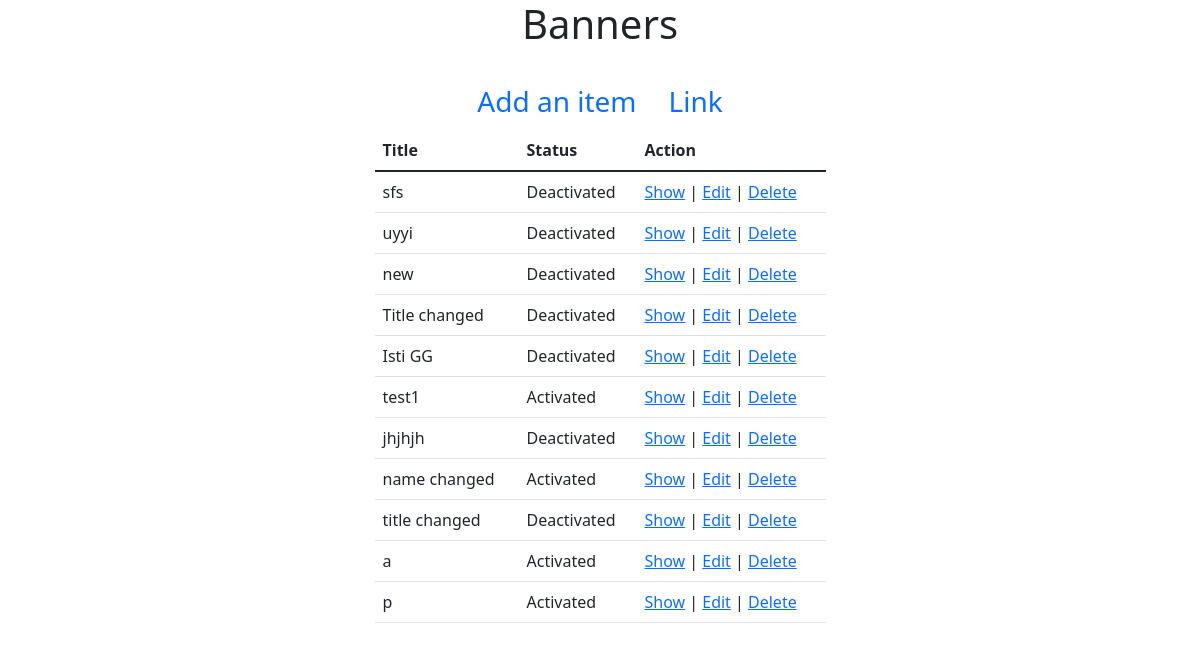
Before: /admin/Banners/index.php with the older database file.
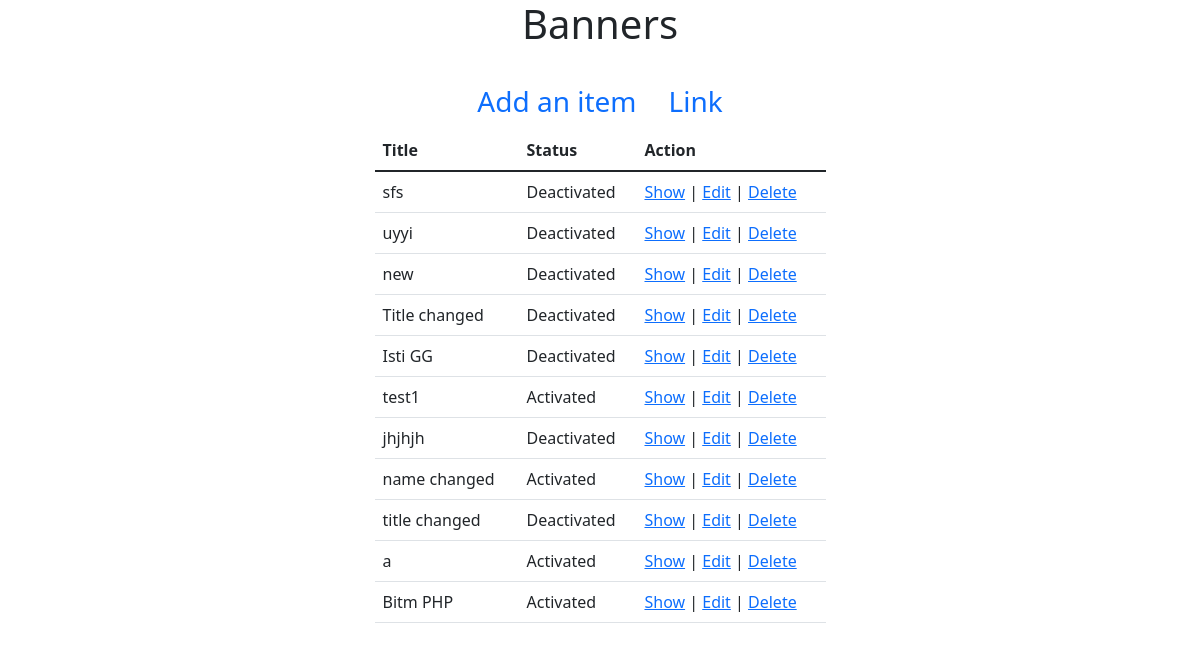
After: the same page with the newer database file.
### tables this page shows
CREATE TABLE `banner` (
  `id` int(11) NOT NULL,
  `title` varchar(255) NOT NULL,
  `link` varchar(255) NOT NULL,
  `promotional_message` varchar(255) NOT NULL,
  `html_banner` varchar(255) NOT NULL,
  `is_draft` tinyint(4) NOT NULL DEFAULT '0',
  `picture` varchar(255) DEFAULT NULL,
  `created_at` datetime NOT NULL DEFAULT CURRENT_TIMESTAMP,
  `modified_at` datetime NOT NULL DEFAULT CURRENT_TIMESTAMP,
  `is_active` tinyint(4) NOT NULL DEFAULT '0'
);

### src/Banner.php (called while the page is built, shortened)
<?php
class Banner{
    public $conn = null;
    public function __construct()
    {
        $this->conn = new PDO("mysql:host=localhost;dbname=ecommerce",
            'root', '');
        $this->conn->setAttribute(PDO::ATTR_ERRMODE,
            PDO::ERRMODE_EXCEPTION);
    }
    public function index(){
        $query = "SELECT * FROM `banner`";
        $stmt = $this->conn->prepare($query);
        $result = $stmt->execute();
        $banners = $stmt->fetchAll();
        return $banners;
    }
}
?>

### admin/Banners/index.php (the view, shortened to what this page needs)
<?php
$_banner = new Banner();
$banners = $_banner->index();
?>
<!doctype html>
<html lang="en">
<head>
    <link href="https://cdn.jsdelivr.net/npm/bootstrap@5.1.3/dist/css/bootstrap.min.css" rel="stylesheet">
</head>
<body>
<section>
    <div class="container">
        <div class="row justify-content-center">
            <div class="col-md-5">
                <h1 class="text-center mb-4">Banners</h1>
                <ul class="nav justify-content-center fs-3">
                    <li class="nav-item">
                        <a class="nav-link active" aria-current="page" href="create.php">
                            Add an item
                        </a>
                    </li>
                    <li class="nav-item">
                        <a class="nav-link" href="#">Link</a>
                    </li>
                </ul>
                <table class="table">
                    <thead>
                    <tr>
                        <th scope="col">Title</th>
                        <th scope="col">Status</th>
                        <th scope="col">Action</th>
                    </tr>
                    </thead>
                    <tbody>
                    <?php
                    if (count($banners) > 0):
                        foreach ($banners as $banner):
                            ?>
                            <tr>
                                <td><?= $banner['title']?></td>
                                <td><?= $banner['is_active'] ? 'Activated' : 'Deactivated'?></td>
                                <td><a href="show.php?id=<?=$banner['id'];?>">Show</a>
                                    |
                                    <a href="edit.php?id=<?=$banner['id'];?>">Edit</a>
                                    |
                                    <a href="delete.php?id=<?=$banner['id'];?>"
                                       onclick="return confirm('Are you sure you want to delete?')">
                                        Delete
                                    </a>
                                </td>
                            </tr>
                        <?php
                        endforeach;
                    endif;
                    ?>
                    </tbody>
                </table>
            </div>
        </div>
    </div>
</section>
</body>
</html>

Changed rows visible on the page:
changed banner: title "p" → "Bitm PHP"
